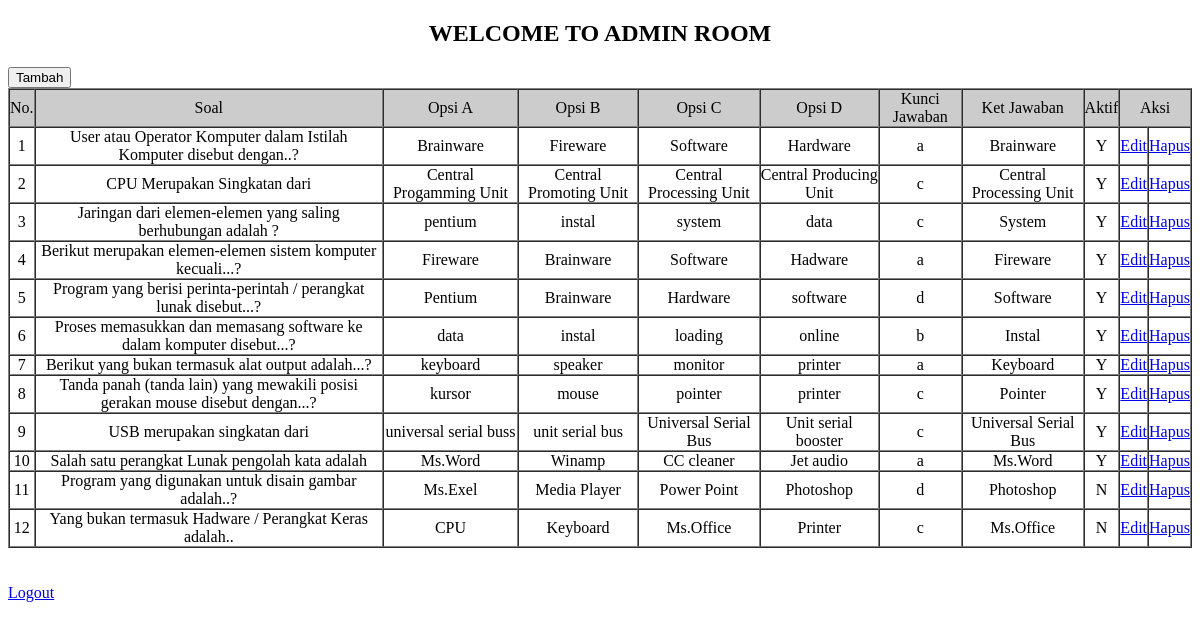
Page /admin/halaman_admin.php?pesan=update on the earlier database version.
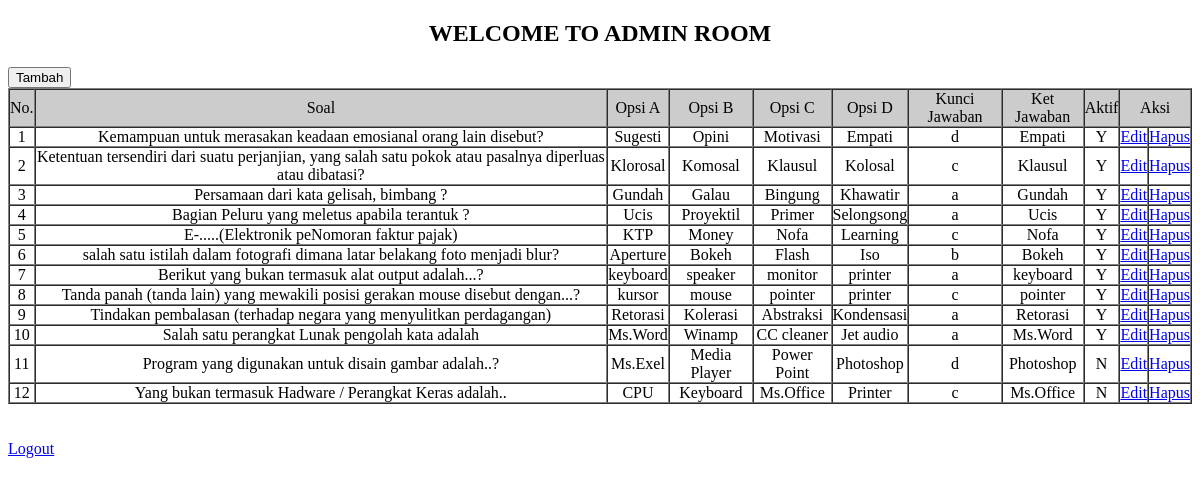
Same page on the later database version.
### tables this page shows
CREATE TABLE `tbl_soal` (
  `id_soal` int(5) NOT NULL,
  `soal` text NOT NULL,
  `a` varchar(30) NOT NULL,
  `b` varchar(30) NOT NULL,
  `c` varchar(30) NOT NULL,
  `d` varchar(30) NOT NULL,
  `knc_jawaban` varchar(30) NOT NULL,
  `jawaban` varchar(100) NOT NULL,
  `aktif` enum('Y','N') NOT NULL DEFAULT 'Y'
);

### admin/halaman_admin.php (the view, shortened to what this page needs)
<!doctype html>
<html>
<head>
</head>
<body>
	<h2><center>WELCOME TO ADMIN ROOM</center></h2>
	<a href="tambah_soal.php"><button>Tambah</button> </a>
	<table width="100%" border="1" cellspacing="0" cellpadding="0" align="center" style="text-align: center">
		<tr>
			<td bgcolor="#CCCCCC">No.</td>
			<td bgcolor="#CCCCCC">Soal</td>
			<td bgcolor="#CCCCCC">Opsi A</td>
			<td bgcolor="#CCCCCC">Opsi B</td>
			<td bgcolor="#CCCCCC">Opsi C</td>
			<td bgcolor="#CCCCCC">Opsi D</td>
			<td bgcolor="#CCCCCC">Kunci Jawaban</td>
			<td bgcolor="#CCCCCC">Ket Jawaban</td>
			<td bgcolor="#CCCCCC">Aktif</td>
			<td bgcolor="#CCCCCC" colspan="2"><div align="center">Aksi</div></td>
		</tr>
		<?php
		include'../koneksi.php';
		$n=1;
		$query=mysqli_query($koneksi,"select * from tbl_soal");
		while($soal=mysqli_fetch_array($query)){
		?>
		<tr>
			<td><?php echo $n; ?></td>
			<td><?php echo $soal['soal']; ?></td>
			<td><?php echo $soal['a']; ?></td>
			<td><?php echo $soal['b']; ?></td>
			<td><?php echo $soal['c']; ?></td>
			<td><?php echo $soal['d']; ?></td>
			<td><?php echo $soal['knc_jawaban']; ?></td>
			<td><?php echo $soal['jawaban']; ?></td>
			<td><?php echo $soal['aktif']; ?></td>
			<td><a href="edit_soal.php?id_soal=<?php echo $soal['id_soal']; ?>">Edit</a></td>
			<td><a href="hapus.php?id_soal=<?php echo $soal['id_soal']; ?>">Hapus</a></td>
		</tr>
		<?php
		 $n++; }
		?>
	</table>
	<br><br>
	<a href="logout.php">Logout</a>
</body>
</html>

Differences in the rows shown:
changed tbl_soal: soal "User atau Operator Komputer dalam Istilah Komputer disebut dengan..?" → "Kemampuan untuk merasakan keadaan emosianal orang lain disebut?"; a "Brainware" → "Sugesti"; b "Fireware" → "Opini"; c "Software" → "Motivasi"; d "Hardware" → "Empati"; knc_jawaban "a" → "d"; jawaban "Brainware" → "Empati"
changed tbl_soal: soal "CPU Merupakan Singkatan dari" → "Ketentuan tersendiri dari suatu perjanjian, yang salah satu pokok atau pasalnya diperluas atau dibatasi?"; a "Central Progamming Unit" → "Klorosal"; b "Central Promoting Unit" → "Komosal"; c "Central Processing Unit" → "Klausul"; d "Central Producing Unit" → "Kolosal"; jawaban "Central Processing Unit" → "Klausul"
changed tbl_soal: soal "Jaringan dari elemen-elemen yang saling berhubungan adalah ?" → "Persamaan dari kata gelisah, bimbang ?"; a "pentium" → "Gundah"; b "instal" → "Galau"; c "system" → "Bingung"; d "data" → "Khawatir"; knc_jawaban "c" → "a"; jawaban "System" → "Gundah"
changed tbl_soal: soal "Berikut merupakan elemen-elemen sistem komputer kecuali...?" → "Bagian Peluru yang meletus apabila terantuk ?"; a "Fireware" → "Ucis"; b "Brainware" → "Proyektil"; c "Software" → "Primer"; d "Hadware" → "Selongsong"; jawaban "Fireware" → "Ucis"
changed tbl_soal: soal "Program yang berisi perinta-perintah / perangkat lunak disebut...?" → "E-.....(Elektronik peNomoran faktur pajak)"; a "Pentium" → "KTP"; b "Brainware" → "Money"; c "Hardware" → "Nofa"; d "software" → "Learning"; knc_jawaban "d" → "c"; jawaban "Software" → "Nofa"
changed tbl_soal: soal "Proses memasukkan dan memasang software ke dalam komputer disebut...?" → "salah satu istilah dalam fotografi dimana latar belakang foto menjadi blur?"; a "data" → "Aperture"; b "instal" → "Bokeh"; c "loading" → "Flash"; d "online" → "Iso"; jawaban "Instal" → "Bokeh"
changed tbl_soal "Berikut yang bukan termasuk alat output adalah...?": jawaban "Keyboard" → "keyboard"
changed tbl_soal "Tanda panah (tanda lain) yang mewakili posisi gerakan mouse disebut dengan...?": jawaban "Pointer" → "pointer"
changed tbl_soal: soal "USB merupakan singkatan dari" → "Tindakan pembalasan (terhadap negara yang menyulitkan perdagangan)"; a "universal serial buss" → "Retorasi"; b "unit serial bus" → "Kolerasi"; c "Universal Serial Bus" → "Abstraksi"; d "Unit serial booster" → "Kondensasi"; knc_jawaban "c" → "a"; jawaban "Universal Serial Bus" → "Retorasi"
